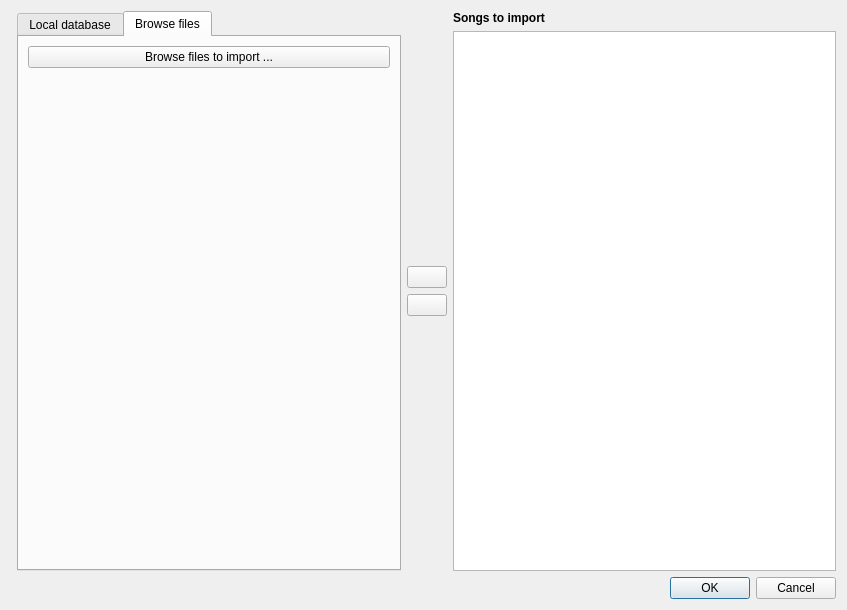
<?xml version="1.0" encoding="UTF-8"?>
<ui version="4.0">
 <class>SongImportDialog</class>
 <widget class="QDialog" name="SongImportDialog">
  <property name="geometry">
   <rect>
    <x>0</x>
    <y>0</y>
    <width>847</width>
    <height>610</height>
   </rect>
  </property>
  <property name="minimumSize">
   <size>
    <width>550</width>
    <height>350</height>
   </size>
  </property>
  <property name="windowTitle">
   <string>Dialog</string>
  </property>
  <layout class="QVBoxLayout" name="verticalLayout">
   <item>
    <widget class="QWidget" name="widget" native="true">
     <layout class="QHBoxLayout" name="horizontalLayout">
      <property name="margin">
       <number>0</number>
      </property>
      <item>
       <widget class="QWidget" name="widget_3" native="true">
        <layout class="QVBoxLayout" name="verticalLayout_3">
         <property name="margin">
          <number>0</number>
         </property>
        </layout>
       </widget>
      </item>
      <item>
       <widget class="QTabWidget" name="tabWidget">
        <property name="currentIndex">
         <number>1</number>
        </property>
        <widget class="QWidget" name="tab_3">
         <attribute name="title">
          <string>Local database</string>
         </attribute>
         <layout class="QHBoxLayout" name="horizontalLayout_2">
          <item>
           <widget class="QTableView" name="database"/>
          </item>
         </layout>
         <zorder>database</zorder>
         <zorder>database</zorder>
        </widget>
        <widget class="QWidget" name="tab_4">
         <attribute name="title">
          <string>Browse files</string>
         </attribute>
         <layout class="QVBoxLayout" name="verticalLayout_5">
          <item>
           <widget class="QPushButton" name="pushButton">
            <property name="text">
             <string>Browse files to import ...</string>
            </property>
           </widget>
          </item>
          <item>
           <spacer name="verticalSpacer_3">
            <property name="orientation">
             <enum>Qt::Vertical</enum>
            </property>
            <property name="sizeHint" stdset="0">
             <size>
              <width>20</width>
              <height>40</height>
             </size>
            </property>
           </spacer>
          </item>
         </layout>
        </widget>
       </widget>
      </item>
      <item>
       <widget class="QWidget" name="widget_4" native="true">
        <layout class="QVBoxLayout" name="verticalLayout_4">
         <property name="margin">
          <number>0</number>
         </property>
         <item>
          <spacer name="verticalSpacer">
           <property name="orientation">
            <enum>Qt::Vertical</enum>
           </property>
           <property name="sizeHint" stdset="0">
            <size>
             <width>20</width>
             <height>40</height>
            </size>
           </property>
          </spacer>
         </item>
         <item>
          <widget class="QPushButton" name="toTheRight">
           <property name="sizePolicy">
            <sizepolicy hsizetype="Minimum" vsizetype="Fixed">
             <horstretch>0</horstretch>
             <verstretch>0</verstretch>
            </sizepolicy>
           </property>
           <property name="text">
            <string/>
           </property>
           <property name="icon">
            <iconset theme="arrow-right">
             <normaloff/>
            </iconset>
           </property>
           <property name="iconSize">
            <size>
             <width>24</width>
             <height>24</height>
            </size>
           </property>
          </widget>
         </item>
         <item>
          <widget class="QPushButton" name="toTheLeft">
           <property name="sizePolicy">
            <sizepolicy hsizetype="Minimum" vsizetype="Fixed">
             <horstretch>0</horstretch>
             <verstretch>0</verstretch>
            </sizepolicy>
           </property>
           <property name="text">
            <string/>
           </property>
           <property name="icon">
            <iconset theme="arrow-left">
             <normaloff/>
            </iconset>
           </property>
           <property name="iconSize">
            <size>
             <width>24</width>
             <height>24</height>
            </size>
           </property>
          </widget>
         </item>
         <item>
          <spacer name="verticalSpacer_2">
           <property name="orientation">
            <enum>Qt::Vertical</enum>
           </property>
           <property name="sizeHint" stdset="0">
            <size>
             <width>20</width>
             <height>40</height>
            </size>
           </property>
          </spacer>
         </item>
        </layout>
       </widget>
      </item>
      <item>
       <widget class="QWidget" name="widget_2" native="true">
        <layout class="QVBoxLayout" name="verticalLayout_2">
         <property name="margin">
          <number>0</number>
         </property>
         <item>
          <widget class="QLabel" name="label">
           <property name="font">
            <font>
             <pointsize>9</pointsize>
             <weight>75</weight>
             <bold>true</bold>
             <kerning>true</kerning>
            </font>
           </property>
           <property name="text">
            <string>Songs to import</string>
           </property>
          </widget>
         </item>
         <item>
          <widget class="QTableView" name="songsToImport"/>
         </item>
        </layout>
       </widget>
      </item>
     </layout>
    </widget>
   </item>
   <item>
    <widget class="QDialogButtonBox" name="buttonBox">
     <property name="orientation">
      <enum>Qt::Horizontal</enum>
     </property>
     <property name="standardButtons">
      <set>QDialogButtonBox::Cancel|QDialogButtonBox::Ok</set>
     </property>
    </widget>
   </item>
  </layout>
 </widget>
 <resources/>
 <connections>
  <connection>
   <sender>buttonBox</sender>
   <signal>accepted()</signal>
   <receiver>SongImportDialog</receiver>
   <slot>accept()</slot>
   <hints>
    <hint type="sourcelabel">
     <x>248</x>
     <y>254</y>
    </hint>
    <hint type="destinationlabel">
     <x>157</x>
     <y>274</y>
    </hint>
   </hints>
  </connection>
  <connection>
   <sender>buttonBox</sender>
   <signal>rejected()</signal>
   <receiver>SongImportDialog</receiver>
   <slot>reject()</slot>
   <hints>
    <hint type="sourcelabel">
     <x>316</x>
     <y>260</y>
    </hint>
    <hint type="destinationlabel">
     <x>286</x>
     <y>274</y>
    </hint>
   </hints>
  </connection>
 </connections>
</ui>
